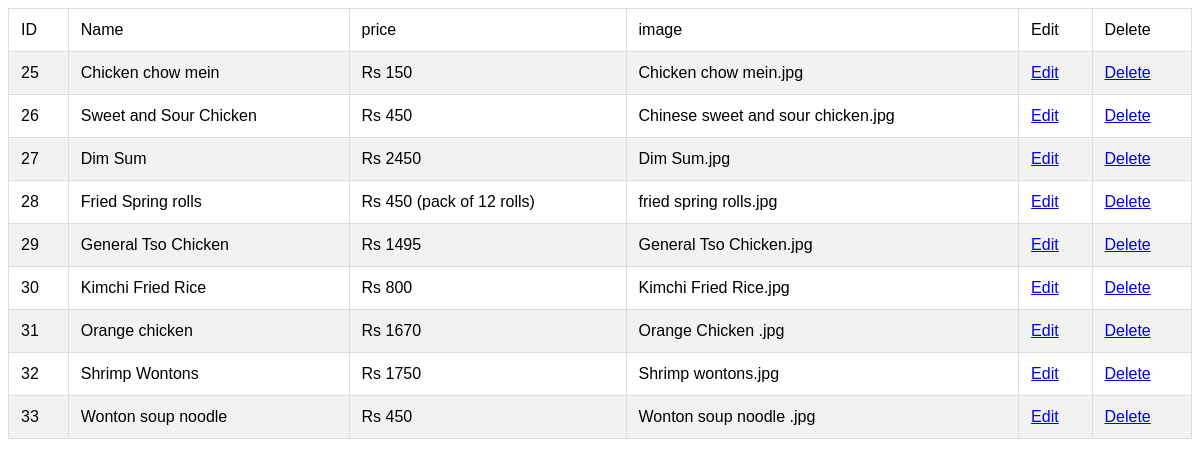
The app's page /edit_chienes.php with its own data.
### tables this page shows
CREATE TABLE `chinese_food` (
  `id` int(50) NOT NULL,
  `name` varchar(50) NOT NULL,
  `price` varchar(50) NOT NULL,
  `image` varchar(200) NOT NULL
);

### edit_chienes.php (the view, shortened to what this page needs)
 <!DOCTYPE html>
<html>
<head>
</head>
<body>
	<table border="1">
		<tr><td>ID</td><td>Name</td><td>price</td><td>image</td><td>Edit</td><td> Delete</td></tr>
<?php
include ("db_conection.php");
$slelect_query = "SELECT * FROM chinese_food";
$result = $conn->query($slelect_query);
if ($result->num_rows > 0) {
  while($row = $result->fetch_assoc()) {
  	echo "<tr><td>".$row["id"]."</td><td>".$row["name"]."</td><td>".$row["price"]."</td><td>".$row["image"]."</td><td><a href='adit_chinese.php?id=".$row["id"]."'>Edit</a></td><td><a href='del_chinese.php?id=".$row["id"]. "'>Delete</a></td></tr>";
  }
} else {
  echo "0 results";
}
?>
</table>
</body>
</html>

### edit_chienes.php (style rules this page uses)
table { width: 100%; border-collapse: collapse; font-family: Arial, sans-serif; }
table td { padding: 12px; border: 1px solid #ddd; }
table tbody tr:nth-child(even) { background-color: #f2f2f2; }

### records on screen
chinese_food: id "25", name "Chicken chow mein", price "Rs 150", image "Chicken chow mein.jpg"
chinese_food: id "26", name "Sweet and Sour Chicken", price "Rs 450", image "Chinese sweet and sour chicken.jpg"
chinese_food: id "27", name "Dim Sum", price "Rs 2450", image "Dim Sum.jpg"
chinese_food: id "28", name "Fried Spring rolls", price "Rs 450 (pack of 12 rolls)", image "fried spring rolls.jpg"
chinese_food: id "29", name "General Tso Chicken", price "Rs 1495", image "General Tso Chicken.jpg"
chinese_food: id "30", name "Kimchi Fried Rice", price "Rs 800", image "Kimchi Fried Rice.jpg"
chinese_food: id "31", name "Orange chicken", price "Rs 1670", image "Orange Chicken .jpg"
chinese_food: id "32", name "Shrimp Wontons", price "Rs 1750", image "Shrimp wontons.jpg"
chinese_food: id "33", name "Wonton soup noodle", price "Rs 450", image "Wonton soup noodle .jpg"
